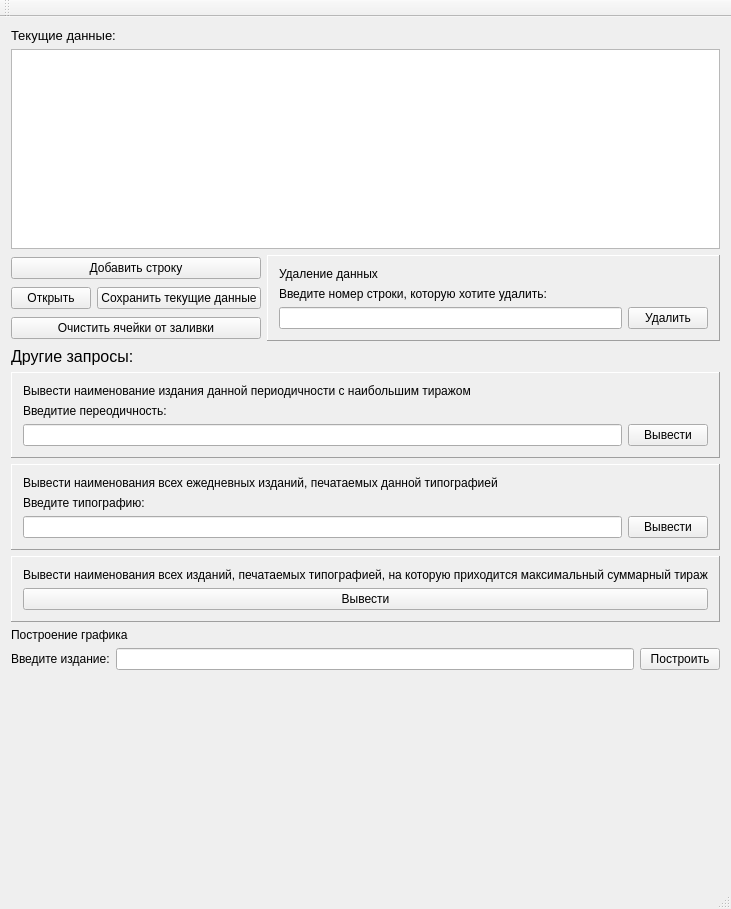
<?xml version="1.0" encoding="UTF-8"?>
<ui version="4.0">
 <class>MainWindow</class>
 <widget class="QMainWindow" name="MainWindow">
  <property name="geometry">
   <rect>
    <x>0</x>
    <y>0</y>
    <width>730</width>
    <height>909</height>
   </rect>
  </property>
  <property name="windowTitle">
   <string>База данных по печатным изданиям</string>
  </property>
  <widget class="QWidget" name="centralWidget">
   <layout class="QVBoxLayout" name="verticalLayout_7">
    <item>
     <layout class="QVBoxLayout" name="verticalLayout_6">
      <item>
       <widget class="QLabel" name="label_9">
        <property name="text">
         <string>&lt;html&gt;&lt;head/&gt;&lt;body&gt;&lt;p&gt;&lt;span style=&quot; font-size:10pt;&quot;&gt;Текущие данные:&lt;/span&gt;&lt;/p&gt;&lt;/body&gt;&lt;/html&gt;</string>
        </property>
       </widget>
      </item>
      <item>
       <widget class="QTableWidget" name="tableWidget"/>
      </item>
      <item>
       <layout class="QHBoxLayout" name="horizontalLayout_2">
        <item>
         <layout class="QVBoxLayout" name="verticalLayout">
          <item>
           <widget class="QPushButton" name="pushButton_3">
            <property name="text">
             <string>Добавить строку</string>
            </property>
           </widget>
          </item>
          <item>
           <layout class="QHBoxLayout" name="horizontalLayout">
            <item>
             <widget class="QPushButton" name="pushButton_4">
              <property name="text">
               <string>Открыть</string>
              </property>
             </widget>
            </item>
            <item>
             <widget class="QPushButton" name="pushButton">
              <property name="text">
               <string>Сохранить текущие данные</string>
              </property>
             </widget>
            </item>
           </layout>
          </item>
          <item>
           <widget class="QPushButton" name="pushButton_6">
            <property name="text">
             <string>Очистить ячейки от заливки</string>
            </property>
           </widget>
          </item>
         </layout>
        </item>
        <item>
         <widget class="QFrame" name="frame">
          <property name="frameShape">
           <enum>QFrame::Panel</enum>
          </property>
          <property name="frameShadow">
           <enum>QFrame::Raised</enum>
          </property>
          <layout class="QVBoxLayout" name="verticalLayout_2">
           <item>
            <widget class="QLabel" name="label">
             <property name="text">
              <string>Удаление данных</string>
             </property>
            </widget>
           </item>
           <item>
            <widget class="QLabel" name="label_2">
             <property name="text">
              <string>Введите номер строки, которую хотите удалить:</string>
             </property>
            </widget>
           </item>
           <item>
            <layout class="QHBoxLayout" name="horizontalLayout_5">
             <item>
              <widget class="QLineEdit" name="lineEdit"/>
             </item>
             <item>
              <widget class="QPushButton" name="pushButton_2">
               <property name="text">
                <string>Удалить</string>
               </property>
              </widget>
             </item>
            </layout>
           </item>
          </layout>
         </widget>
        </item>
       </layout>
      </item>
      <item>
       <widget class="QLabel" name="label_3">
        <property name="text">
         <string>&lt;html&gt;&lt;head/&gt;&lt;body&gt;&lt;p&gt;&lt;span style=&quot; font-size:12pt;&quot;&gt;Другие запросы:&lt;/span&gt;&lt;/p&gt;&lt;/body&gt;&lt;/html&gt;</string>
        </property>
        <property name="textFormat">
         <enum>Qt::AutoText</enum>
        </property>
       </widget>
      </item>
      <item>
       <widget class="QFrame" name="frame_3">
        <property name="frameShape">
         <enum>QFrame::Panel</enum>
        </property>
        <property name="frameShadow">
         <enum>QFrame::Raised</enum>
        </property>
        <layout class="QVBoxLayout" name="verticalLayout_4">
         <item>
          <widget class="QLabel" name="label_6">
           <property name="text">
            <string>Вывести наименование издания данной периодичности с наибольшим тиражом</string>
           </property>
          </widget>
         </item>
         <item>
          <widget class="QLabel" name="label_7">
           <property name="text">
            <string>Введитие переодичность:</string>
           </property>
          </widget>
         </item>
         <item>
          <layout class="QHBoxLayout" name="horizontalLayout_4">
           <item>
            <widget class="QLineEdit" name="lineEdit_3"/>
           </item>
           <item>
            <widget class="QPushButton" name="pushButton_7">
             <property name="text">
              <string>Вывести</string>
             </property>
            </widget>
           </item>
          </layout>
         </item>
        </layout>
       </widget>
      </item>
      <item>
       <widget class="QFrame" name="frame_2">
        <property name="frameShape">
         <enum>QFrame::Panel</enum>
        </property>
        <property name="frameShadow">
         <enum>QFrame::Raised</enum>
        </property>
        <layout class="QVBoxLayout" name="verticalLayout_3">
         <item>
          <widget class="QLabel" name="label_4">
           <property name="text">
            <string>Вывести наименования всех ежедневных изданий, печатаемых данной типографией</string>
           </property>
          </widget>
         </item>
         <item>
          <widget class="QLabel" name="label_5">
           <property name="text">
            <string>Введите типографию:</string>
           </property>
          </widget>
         </item>
         <item>
          <layout class="QHBoxLayout" name="horizontalLayout_3">
           <item>
            <widget class="QLineEdit" name="lineEdit_2"/>
           </item>
           <item>
            <widget class="QPushButton" name="pushButton_5">
             <property name="text">
              <string>Вывести</string>
             </property>
            </widget>
           </item>
          </layout>
         </item>
        </layout>
       </widget>
      </item>
      <item>
       <widget class="QFrame" name="frame_4">
        <property name="frameShape">
         <enum>QFrame::Panel</enum>
        </property>
        <property name="frameShadow">
         <enum>QFrame::Raised</enum>
        </property>
        <layout class="QVBoxLayout" name="verticalLayout_5">
         <item>
          <widget class="QLabel" name="label_8">
           <property name="text">
            <string>Вывести наименования всех изданий, печатаемых типографией, на которую приходится максимальный суммарный тираж</string>
           </property>
          </widget>
         </item>
         <item>
          <widget class="QPushButton" name="pushButton_8">
           <property name="text">
            <string>Вывести</string>
           </property>
          </widget>
         </item>
        </layout>
       </widget>
      </item>
      <item>
       <widget class="QLabel" name="label_10">
        <property name="text">
         <string>Построение графика</string>
        </property>
       </widget>
      </item>
      <item>
       <layout class="QHBoxLayout" name="horizontalLayout_6">
        <item>
         <widget class="QLabel" name="label_11">
          <property name="text">
           <string>Введите издание:</string>
          </property>
         </widget>
        </item>
        <item>
         <widget class="QLineEdit" name="lineEdit_4"/>
        </item>
        <item>
         <widget class="QPushButton" name="pushButton_9">
          <property name="text">
           <string>Построить</string>
          </property>
         </widget>
        </item>
       </layout>
      </item>
     </layout>
    </item>
    <item>
     <widget class="QCustomPlot" name="widget" native="true">
      <property name="minimumSize">
       <size>
        <width>250</width>
        <height>200</height>
       </size>
      </property>
      <property name="baseSize">
       <size>
        <width>0</width>
        <height>0</height>
       </size>
      </property>
     </widget>
    </item>
   </layout>
  </widget>
  <widget class="QMenuBar" name="menuBar">
   <property name="geometry">
    <rect>
     <x>0</x>
     <y>0</y>
     <width>730</width>
     <height>21</height>
    </rect>
   </property>
  </widget>
  <widget class="QToolBar" name="mainToolBar">
   <attribute name="toolBarArea">
    <enum>TopToolBarArea</enum>
   </attribute>
   <attribute name="toolBarBreak">
    <bool>false</bool>
   </attribute>
  </widget>
  <widget class="QStatusBar" name="statusBar"/>
 </widget>
 <layoutdefault spacing="6" margin="11"/>
 <customwidgets>
  <customwidget>
   <class>QCustomPlot</class>
   <extends>QWidget</extends>
   <header>qcustomplot.h</header>
   <container>1</container>
  </customwidget>
 </customwidgets>
 <resources/>
 <connections/>
</ui>
